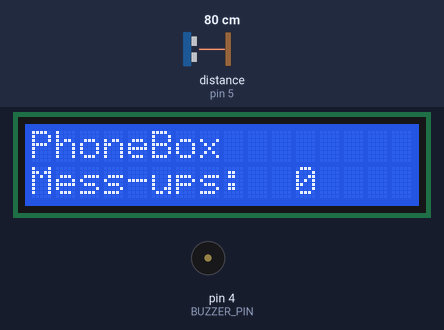
Recording of a sketch running on a simulated Arduino Uno, built with avr-gcc and run on an emulated ATmega328P. On the bench: 16×2 character LCD, buzzer (waves = sounding). Inputs (shaded band) come from the test bench; at power-on: distance to the obstacle (sensor on pin 5) 80 cm. The echo pulse lasts 58.3 µs per cm.

Above: at 1.2 s.
1.3 s: distance to the obstacle (sensor on pin 5) set to 10 cm
2.8 s: distance to the obstacle (sensor on pin 5) set to 7 cm
At 3.9 s:
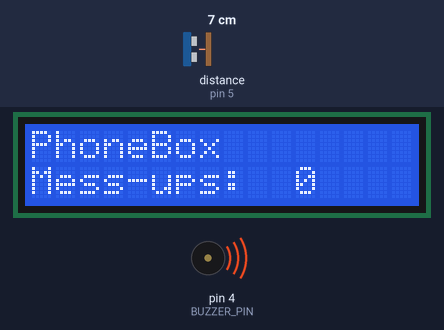
At 4.8 s:
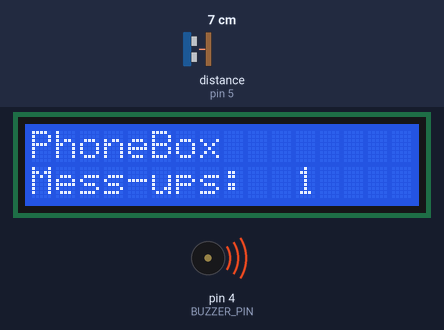
Timing chart, 0 to 11.8 s (numbered marks = the images above; inputs shaded):
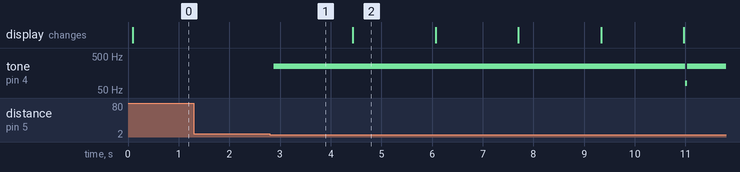

The sketch:

PhoneBox.ino
```cpp
#include <LiquidCrystal.h>
#include <SR04.h>


#define BUZZER_PIN 4

#define TRIG_PIN 5
#define ECHO_PIN 6

#define LCD_RS 7
#define LCD_ENABLE 8
#define LCD_D4 9
#define LCD_D5 10
#define LCD_D6 11
#define LCD_D7 12


const int buzz_time = 400;

LiquidCrystal lcd(7, 8, 9, 10, 11, 12);

SR04 sensor(ECHO_PIN, TRIG_PIN);


int infractions = 0;
void setup() {

	lcd.begin(16, 2);
	lcd.print("PhoneBox");
  lcd.setCursor(0, 1);
  lcd.print("Mess-ups: ");

	pinMode(BUZZER_PIN, OUTPUT);

}


void loop() {

	if(sensor.Distance()<9){
		infractions++;
		buzz();
	}
 updateLCD(infractions);

}


void updateLCD(int info) {
	lcd.setCursor(11, 1);
	lcd.print(info);
}


//BEEEEEEEEEP
void buzz() {

	for (int i = 0; i<buzz_time; i++) {
		digitalWrite(BUZZER_PIN, HIGH);
		delay(2);
		digitalWrite(BUZZER_PIN, LOW);
		delay(2);
	}
}
```

Measured:
- the behaviour switches between 9 and 8 cm on distance to the obstacle (sensor on pin 5) (found by bisection; images 0 and 1)
- after the input at 1.3 s, every drawn part: stays the same
- after the input at 2.8 s, tone on pin 4 (BUZZER_PIN): silent → 249 Hz after 0.08 s, → 78 Hz 8.1 s later, → 249 Hz 0.04 s later
